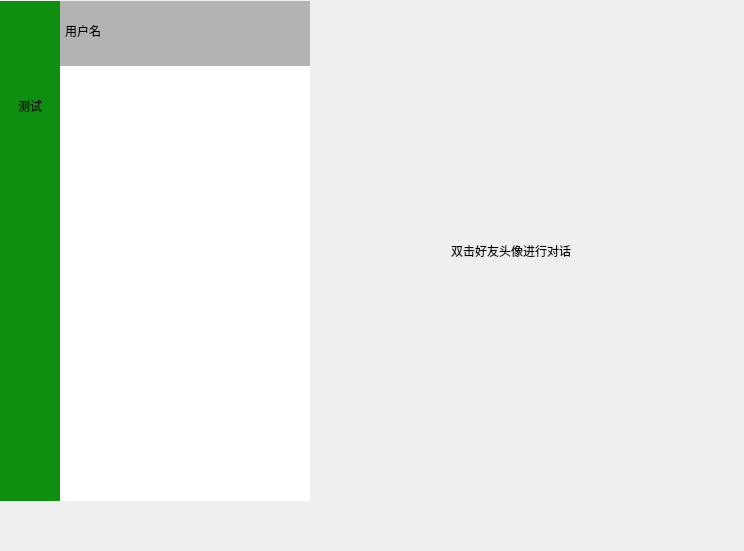
<?xml version="1.0" encoding="UTF-8"?>
<ui version="4.0">
 <class>MainWindow</class>
 <widget class="QMainWindow" name="MainWindow">
  <property name="geometry">
   <rect>
    <x>0</x>
    <y>0</y>
    <width>744</width>
    <height>551</height>
   </rect>
  </property>
  <property name="windowTitle">
   <string>MainWindow</string>
  </property>
  <property name="styleSheet">
   <string notr="true">* {
    border: 0px;
}
</string>
  </property>
  <widget class="QWidget" name="centralwidget">
   <widget class="QWidget" name="widget" native="true">
    <property name="geometry">
     <rect>
      <x>0</x>
      <y>0</y>
      <width>744</width>
      <height>503</height>
     </rect>
    </property>
    <layout class="QHBoxLayout" name="horizontalLayout_2">
     <property name="spacing">
      <number>0</number>
     </property>
     <property name="leftMargin">
      <number>0</number>
     </property>
     <property name="topMargin">
      <number>0</number>
     </property>
     <property name="rightMargin">
      <number>0</number>
     </property>
     <property name="bottomMargin">
      <number>0</number>
     </property>
     <item>
      <widget class="QWidget" name="userWidget" native="true">
       <property name="minimumSize">
        <size>
         <width>311</width>
         <height>501</height>
        </size>
       </property>
       <property name="maximumSize">
        <size>
         <width>311</width>
         <height>501</height>
        </size>
       </property>
       <widget class="QLabel" name="label">
        <property name="geometry">
         <rect>
          <x>0</x>
          <y>0</y>
          <width>60</width>
          <height>500</height>
         </rect>
        </property>
        <property name="autoFillBackground">
         <bool>false</bool>
        </property>
        <property name="styleSheet">
         <string notr="true">background-color: rgb(15, 143, 15);</string>
        </property>
        <property name="frameShape">
         <enum>QFrame::Box</enum>
        </property>
        <property name="frameShadow">
         <enum>QFrame::Sunken</enum>
        </property>
        <property name="text">
         <string/>
        </property>
       </widget>
       <widget class="QLabel" name="label_2">
        <property name="geometry">
         <rect>
          <x>60</x>
          <y>0</y>
          <width>250</width>
          <height>65</height>
         </rect>
        </property>
        <property name="styleSheet">
         <string notr="true">background-color: rgb(179, 179, 179);</string>
        </property>
        <property name="frameShape">
         <enum>QFrame::Box</enum>
        </property>
        <property name="frameShadow">
         <enum>QFrame::Sunken</enum>
        </property>
        <property name="text">
         <string/>
        </property>
       </widget>
       <widget class="FriendListView" name="friendsListView">
        <property name="geometry">
         <rect>
          <x>60</x>
          <y>65</y>
          <width>250</width>
          <height>435</height>
         </rect>
        </property>
        <property name="font">
         <font>
          <pointsize>14</pointsize>
         </font>
        </property>
        <property name="selectionMode">
         <enum>QAbstractItemView::SingleSelection</enum>
        </property>
        <property name="selectionBehavior">
         <enum>QAbstractItemView::SelectRows</enum>
        </property>
       </widget>
       <widget class="QLabel" name="avatarLabel">
        <property name="geometry">
         <rect>
          <x>5</x>
          <y>5</y>
          <width>50</width>
          <height>50</height>
         </rect>
        </property>
        <property name="minimumSize">
         <size>
          <width>50</width>
          <height>50</height>
         </size>
        </property>
        <property name="maximumSize">
         <size>
          <width>50</width>
          <height>50</height>
         </size>
        </property>
        <property name="frameShape">
         <enum>QFrame::Box</enum>
        </property>
        <property name="frameShadow">
         <enum>QFrame::Sunken</enum>
        </property>
        <property name="text">
         <string/>
        </property>
       </widget>
       <widget class="QLabel" name="userNameLabel">
        <property name="geometry">
         <rect>
          <x>65</x>
          <y>20</y>
          <width>80</width>
          <height>20</height>
         </rect>
        </property>
        <property name="minimumSize">
         <size>
          <width>80</width>
          <height>20</height>
         </size>
        </property>
        <property name="maximumSize">
         <size>
          <width>80</width>
          <height>20</height>
         </size>
        </property>
        <property name="text">
         <string>用户名</string>
        </property>
       </widget>
       <widget class="QPushButton" name="pushButton">
        <property name="geometry">
         <rect>
          <x>5</x>
          <y>80</y>
          <width>50</width>
          <height>50</height>
         </rect>
        </property>
        <property name="text">
         <string>测试</string>
        </property>
       </widget>
      </widget>
     </item>
     <item>
      <widget class="QStackedWidget" name="chatStackedWidget">
       <property name="minimumSize">
        <size>
         <width>431</width>
         <height>501</height>
        </size>
       </property>
       <property name="maximumSize">
        <size>
         <width>431</width>
         <height>501</height>
        </size>
       </property>
       <widget class="QWidget" name="chatDefaultPage">
        <widget class="QLabel" name="label_3">
         <property name="geometry">
          <rect>
           <x>140</x>
           <y>240</y>
           <width>151</width>
           <height>20</height>
          </rect>
         </property>
         <property name="text">
          <string>双击好友头像进行对话</string>
         </property>
        </widget>
       </widget>
      </widget>
     </item>
    </layout>
   </widget>
  </widget>
  <widget class="QMenuBar" name="menubar">
   <property name="geometry">
    <rect>
     <x>0</x>
     <y>0</y>
     <width>744</width>
     <height>25</height>
    </rect>
   </property>
  </widget>
  <widget class="QStatusBar" name="statusbar"/>
 </widget>
 <customwidgets>
  <customwidget>
   <class>FriendListView</class>
   <extends>QListView</extends>
   <header>friendlistview.h</header>
  </customwidget>
 </customwidgets>
 <resources/>
 <connections/>
</ui>
